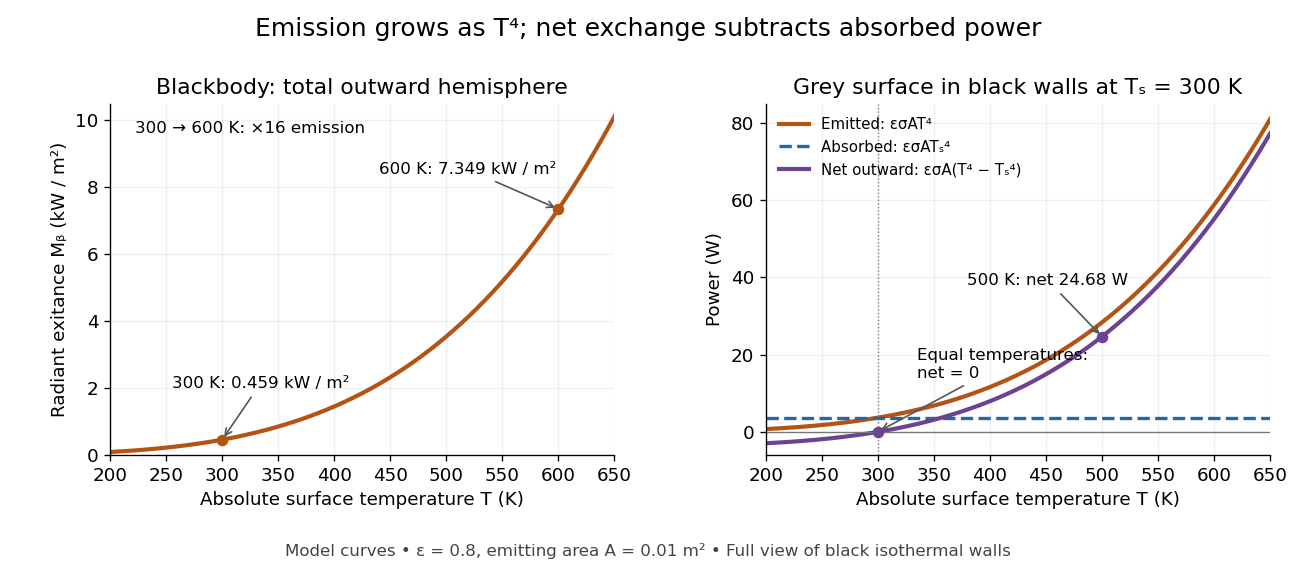

Recreate this plot in Python.
"""Plot emitted exitance and two-way enclosure exchange.

Run from _media; writes stefan-boltzmann-gross-and-net-power.png to CWD.
Tested with Python 3.14, matplotlib 3.10.7 and numpy 2.3.5.
All curves use stipulated model parameters, not experimental data.
"""

from pathlib import Path

import matplotlib.pyplot as plt
import numpy as np


SIGMA = 5.670374419e-8  # Approximate SI value, W m^-2 K^-4.
EPSILON, AREA, WALL_T = 0.8, 0.01, 300.0


def main():
    plt.rcParams.update({"font.size": 11, "axes.spines.top": False,
                         "axes.spines.right": False, "figure.facecolor": "white",
                         "axes.facecolor": "white"})
    temperature = np.linspace(200, 650, 451)
    exitance = SIGMA * temperature**4
    emitted = EPSILON * AREA * exitance
    absorbed = EPSILON * AREA * SIGMA * WALL_T**4
    net = emitted - absorbed
    fig, (ax, bx) = plt.subplots(1, 2, figsize=(10.8, 4.8))
    fig.subplots_adjust(left=0.085, right=0.98, bottom=0.21, top=0.82, wspace=0.30)
    fig.suptitle("Emission grows as T⁴; net exchange subtracts absorbed power", fontsize=15, y=0.97)
    ax.plot(temperature, exitance / 1000, color="#b35415", lw=2.5)
    ax.set(title="Blackbody: total outward hemisphere",
           xlabel="Absolute surface temperature T (K)",
           ylabel="Radiant exitance Mᵦ (kW / m²)", xlim=(200, 650), ylim=(0, 10.5))
    for t, xytext in [(300, (255, 2.0)), (600, (440, 8.4))]:
        m = SIGMA * t**4 / 1000
        ax.scatter(t, m, color="#b35415", zorder=4, s=35)
        ax.annotate(f"{t} K: {m:.3f} kW / m²", xy=(t, m), xytext=xytext,
                    arrowprops={"arrowstyle": "->", "color": "#555555"}, fontsize=10)
    ax.text(0.05, 0.95, "300 → 600 K: ×16 emission", transform=ax.transAxes, va="top", fontsize=10)
    bx.plot(temperature, emitted, label="Emitted: εσAT⁴", color="#b35415", lw=2.5)
    bx.axhline(absorbed, label="Absorbed: εσATₛ⁴", color="#24689d", lw=2, ls="--")
    bx.plot(temperature, net, label="Net outward: εσA(T⁴ − Tₛ⁴)", color="#6c4292", lw=2.5)
    bx.axhline(0, color="#777777", lw=0.8)
    bx.axvline(WALL_T, color="#777777", lw=0.8, ls=":")
    bx.scatter([WALL_T, 500], [0, EPSILON * AREA * SIGMA * (500**4 - WALL_T**4)],
               color="#6c4292", zorder=5, s=35)
    bx.annotate("Equal temperatures:\nnet = 0", xy=(300, 0), xytext=(335, 14),
                arrowprops={"arrowstyle": "->", "color": "#555555"}, fontsize=10)
    bx.annotate("500 K: net 24.68 W", xy=(500, EPSILON * AREA * SIGMA * (500**4 - WALL_T**4)),
                xytext=(380, 38), arrowprops={"arrowstyle": "->", "color": "#555555"}, fontsize=10)
    bx.set(title="Grey surface in black walls at Tₛ = 300 K",
           xlabel="Absolute surface temperature T (K)", ylabel="Power (W)",
           xlim=(200, 650), ylim=(-6, 85))
    bx.legend(loc="upper left", frameon=False, fontsize=9)
    for axis in (ax, bx):
        axis.grid(alpha=0.18)
    fig.text(0.5, 0.035, "Model curves • ε = 0.8, emitting area A = 0.01 m² • Full view of black isothermal walls",
             ha="center", fontsize=10, color="#444444")
    fig.savefig(Path.cwd() / (Path(__file__).stem + ".png"), dpi=120,
                facecolor="white", transparent=False)
    plt.close(fig)


if __name__ == "__main__":
    main()
